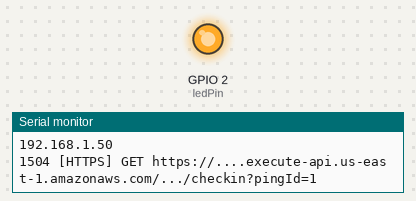
Bench run of a sketch on a simulated ESP32. Parts: output pins drawn as LEDs (lit = HIGH), the last lines printed to the serial monitor. WiFi joins after 1.5 s; servers stay silent unless stated; uploads are accepted with an empty reply.

Above: at 1.6 s.
At 6.7 s:
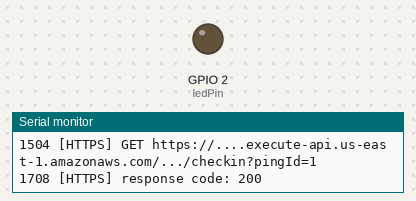
Timing chart, 0 to 14.8 s (numbered marks = the images above):
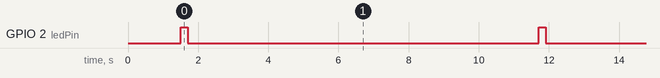

Measured:
- by itself, GPIO 2 (ledPin): alternates HIGH for 0.20 s and LOW for 10.0 s

The sketch:

esp32.ino
```cpp
/**
 Adapted from BasicHTTPSClient.ino
 See also https://github.com/espressif/arduino-esp32/blob/master/libraries/HTTPClient/examples/BasicHttpsClient/BasicHttpsClient.ino

*/

#include <Arduino.h>

#include <WiFi.h>
#include <WiFiMulti.h>

#include <HTTPClient.h>

#include <WiFiClientSecure.h>

const char* ssid = "...";
const char* passwd = "...";
String baseUrl = "https://....execute-api.us-east-1.amazonaws.com/";
String reporter = "...";
const bool blindMeMode = true;

const char* rootCACertificate = \
"-----BEGIN CERTIFICATE-----\n" \
"MIIESTCCAzGgAwIBAgITBn+UV4WH6Kx33rJTMlu8mYtWDTANBgkqhkiG9w0BAQsF\n" \
"ADA5MQswCQYDVQQGEwJVUzEPMA0GA1UEChMGQW1hem9uMRkwFwYDVQQDExBBbWF6\n" \
"b24gUm9vdCBDQSAxMB4XDTE1MTAyMjAwMDAwMFoXDTI1MTAxOTAwMDAwMFowRjEL\n" \
"MAkGA1UEBhMCVVMxDzANBgNVBAoTBkFtYXpvbjEVMBMGA1UECxMMU2VydmVyIENB\n" \
"IDFCMQ8wDQYDVQQDEwZBbWF6b24wggEiMA0GCSqGSIb3DQEBAQUAA4IBDwAwggEK\n" \
"AoIBAQDCThZn3c68asg3Wuw6MLAd5tES6BIoSMzoKcG5blPVo+sDORrMd4f2AbnZ\n" \
"cMzPa43j4wNxhplty6aUKk4T1qe9BOwKFjwK6zmxxLVYo7bHViXsPlJ6qOMpFge5\n" \
"blDP+18x+B26A0piiQOuPkfyDyeR4xQghfj66Yo19V+emU3nazfvpFA+ROz6WoVm\n" \
"B5x+F2pV8xeKNR7u6azDdU5YVX1TawprmxRC1+WsAYmz6qP+z8ArDITC2FMVy2fw\n" \
"0IjKOtEXc/VfmtTFch5+AfGYMGMqqvJ6LcXiAhqG5TI+Dr0RtM88k+8XUBCeQ8IG\n" \
"KuANaL7TiItKZYxK1MMuTJtV9IblAgMBAAGjggE7MIIBNzASBgNVHRMBAf8ECDAG\n" \
"AQH/AgEAMA4GA1UdDwEB/wQEAwIBhjAdBgNVHQ4EFgQUWaRmBlKge5WSPKOUByeW\n" \
"dFv5PdAwHwYDVR0jBBgwFoAUhBjMhTTsvAyUlC4IWZzHshBOCggwewYIKwYBBQUH\n" \
"AQEEbzBtMC8GCCsGAQUFBzABhiNodHRwOi8vb2NzcC5yb290Y2ExLmFtYXpvbnRy\n" \
"dXN0LmNvbTA6BggrBgEFBQcwAoYuaHR0cDovL2NydC5yb290Y2ExLmFtYXpvbnRy\n" \
"dXN0LmNvbS9yb290Y2ExLmNlcjA/BgNVHR8EODA2MDSgMqAwhi5odHRwOi8vY3Js\n" \
"LnJvb3RjYTEuYW1hem9udHJ1c3QuY29tL3Jvb3RjYTEuY3JsMBMGA1UdIAQMMAow\n" \
"CAYGZ4EMAQIBMA0GCSqGSIb3DQEBCwUAA4IBAQCFkr41u3nPo4FCHOTjY3NTOVI1\n" \
"59Gt/a6ZiqyJEi+752+a1U5y6iAwYfmXss2lJwJFqMp2PphKg5625kXg8kP2CN5t\n" \
"6G7bMQcT8C8xDZNtYTd7WPD8UZiRKAJPBXa30/AbwuZe0GaFEQ8ugcYQgSn+IGBI\n" \
"8/LwhBNTZTUVEWuCUUBVV18YtbAiPq3yXqMB48Oz+ctBWuZSkbvkNodPLamkB2g1\n" \
"upRyzQ7qDn1X8nn8N8V7YJ6y68AtkHcNSRAnpTitxBKjtKPISLMVCx7i4hncxHZS\n" \
"yLyKQXhw2W2Xs0qLeC1etA+jTGDK4UfLeC0SF7FSi8o5LL21L8IzApar2pR/\n" \
"-----END CERTIFICATE-----\n";

WiFiMulti WiFiMulti;
int lastPingId;
long lastSuccessTime;
int lastSuccessPingId;
boolean mostRecentPingSuccess;
int ledPin = 2;

void setup() {
  Serial.begin(115200);
  pinMode(ledPin, OUTPUT);
  WiFi.mode(WIFI_STA);
  WiFiMulti.addAP(ssid, passwd);

  // wait for WiFi connection
  Serial.print("Waiting for WiFi to connect...");
  while ((WiFiMulti.run() != WL_CONNECTED)) {
    Serial.print(".");
  }
  Serial.println(" connected");
  Serial.println(WiFi.localIP());

  lastPingId = 0;
  lastSuccessTime = millis();
  lastSuccessPingId = 0;
  mostRecentPingSuccess = true;
}

String checkinUrl(long start) {
  int pingId = ++lastPingId;

  String url = baseUrl + reporter + "/checkin?pingId=" + String(pingId);
  if (mostRecentPingSuccess) {
    return url;
  } else {
    return url + "&missed=" + String(pingId - lastSuccessPingId - 1) + "&outage=" + String((start - lastSuccessTime) / 1000);
  }
}


void loop() {
  WiFiClientSecure *client = new WiFiClientSecure;
  if(client) {
    client -> setCACert(rootCACertificate);

    {
      // Add a scoping block for HTTPClient https to make sure it is destroyed before WiFiClientSecure *client is
      HTTPClient https;

      // Flash LED on ping
      if (blindMeMode) {
        digitalWrite(ledPin, HIGH);
      }

      long start = millis();
      String url = checkinUrl(start);
      if (https.begin(*client, url)) {
        Serial.printf("%d [HTTPS] GET %s\n", millis(), url.c_str());

        // start connection and send HTTP header
        int httpCode = https.GET();
        long duration = millis() - start;

        // httpCode will be negative on error
        if (httpCode > 0) {
          // HTTP header has been send and Server response header has been handled
          Serial.printf("%d [HTTPS] response code: %d\n", millis(), httpCode, duration);
          lastSuccessTime = start;
          lastSuccessPingId = lastPingId;
          mostRecentPingSuccess = true;
        } else {
          Serial.printf("%d [HTTPS] GET... failed, error: %s\n", millis(), https.errorToString(httpCode).c_str());
          mostRecentPingSuccess = false;
        }

        https.end();
      } else {
        Serial.printf("%d [HTTPS] Unable to connect\n", millis());
        mostRecentPingSuccess = false;
      }
    }

    delete client;
  } else {
    Serial.println("Unable to create client");
  }

  digitalWrite(ledPin, mostRecentPingSuccess ? LOW : HIGH);

  //Serial.println();
  //Serial.printf("%d Waiting 10s before the next round...\n", millis());
  delay(10000);
}
```
